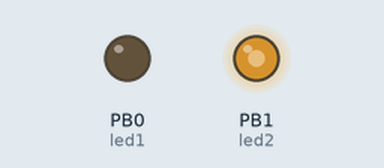
Bench run of a sketch on a simulated ATtiny85, built with avr-gcc and run on an emulated ATtiny85. Shown: output pins drawn as LEDs (lit = HIGH).

Above: at 0.4 s.
At 1.9 s:
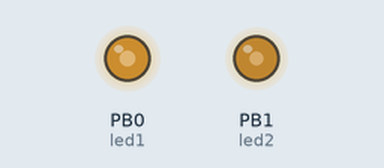
At 3.1 s:
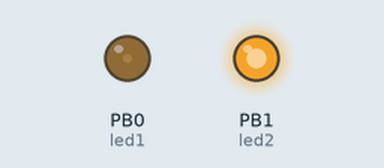
At 6.7 s:
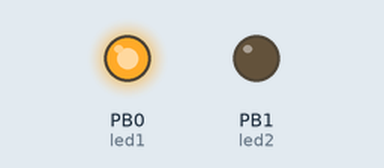
Timing chart, 0 to 8.2 s (numbered marks = the images above):
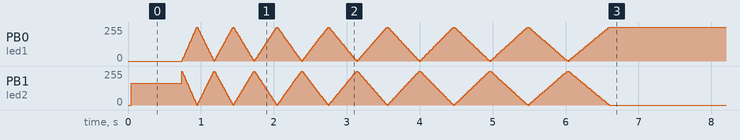

The sketch:

DecisionBox.ino
```cpp
//attiny85

void setup() {
    int led1 = 0, led2 = 1, tmp = 0, i = 0, val = 0;
    pinMode(led1, OUTPUT);
    pinMode(led2, OUTPUT);

    int iterations = (analogRead(0) + analogRead(1) + analogRead(2) + analogRead(3)) % 10 + 15;

    for (i = 0; i < iterations; i++) {
      val = 0;
      while (val < 255) {
          analogWrite(led1, val);
          analogWrite(led2, 255 - val);
          val = val + 10;
          delay(i);
      }
      tmp = led1;
      led1 = led2;
      led2 = tmp;
    }
    digitalWrite(led1, LOW);
    digitalWrite(led2, HIGH);
 }

void loop() {

}
```
